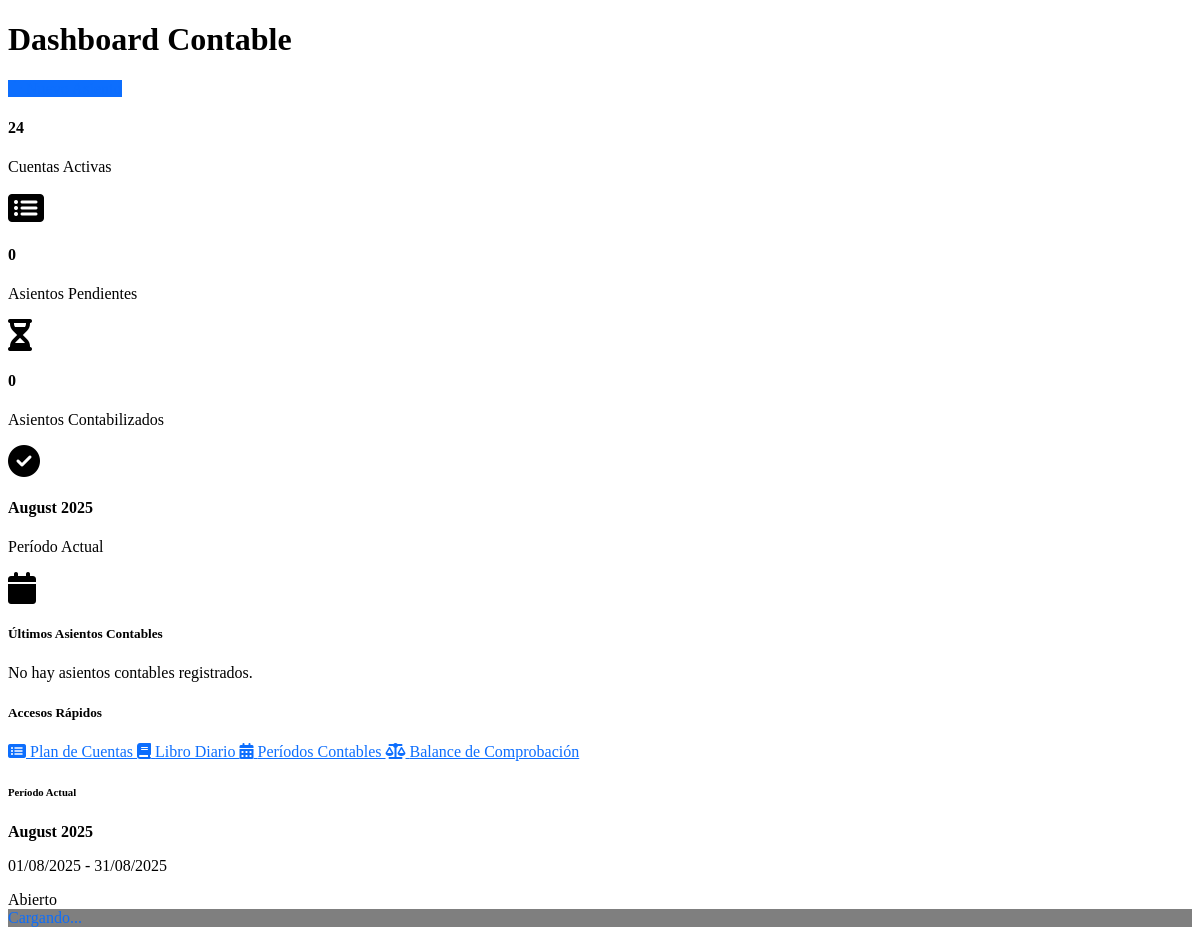
The app's page /accounting/ with its own data.
### models.py (models this page shows)
class AccountingPeriod(db.Model):
    __tablename__ = 'accounting_periods'
    id = db.Column(db.Integer, primary_key=True)
    name = db.Column(db.String(100), nullable=False)  # Ej: "Enero 2024"
    year = db.Column(db.Integer, nullable=False)
    month = db.Column(db.Integer, nullable=False)
    start_date = db.Column(db.Date, nullable=False)
    end_date = db.Column(db.Date, nullable=False)
    is_closed = db.Column(db.Boolean, default=False)
    closed_date = db.Column(db.DateTime)
    closed_by = db.Column(db.Integer, db.ForeignKey('users.id'))
    created_at = db.Column(db.DateTime, default=datetime.utcnow)
    closer = db.relationship('User', backref='closed_periods')
    __table_args__ = (
        db.UniqueConstraint('year', 'month'),
    )

### routes/accounting.py (the view)
@accounting_bp.route('/')
def dashboard():
    current_date = datetime.now()
    current_period = AccountingPeriod.query.filter(
        and_(
            AccountingPeriod.year == current_date.year,
            AccountingPeriod.month == current_date.month
        )
    ).first()
    stats = {
        'total_accounts': ChartOfAccounts.query.filter_by(is_active=True).count(),
        'current_period': current_period.name if current_period else 'Sin período',
        'pending_entries': JournalEntry.query.filter_by(status='DRAFT').count(),
        'posted_entries': JournalEntry.query.filter_by(status='POSTED').count()
    }
    recent_entries = JournalEntry.query.order_by(desc(JournalEntry.created_at)).limit(5).all()
    return render_template('accounting/dashboard.html',
                         stats=stats,
                         recent_entries=recent_entries,
                         current_period=current_period)

### templates/accounting/dashboard.html (shortened to what this page needs)
{% extends "base.html" %}
{% block content %}
<div class="d-flex justify-content-between flex-wrap flex-md-nowrap align-items-center pt-3 pb-2 mb-3 border-bottom">
    <h1 class="h2">Dashboard Contable</h1>
    <div class="btn-toolbar mb-2 mb-md-0">
        <div class="btn-group me-2">
            <a href="{{ url_for('accounting.add_journal_entry') }}" class="btn btn-primary">
                <i class="fas fa-plus"></i> Nuevo Asiento
            </a>
        </div>
    </div>
</div>
<div class="row mb-4">
    <div class="col-md-3">
        <div class="card text-white bg-primary">
            <div class="card-body">
                <div class="d-flex justify-content-between">
                    <div>
                        <h4>{{ stats.total_accounts }}</h4>
                        <p class="card-text">Cuentas Activas</p>
                    </div>
                    <div class="align-self-center">
                        <i class="fas fa-list-alt fa-2x"></i>
                    </div>
                </div>
            </div>
        </div>
    </div>
    <div class="col-md-3">
        <div class="card text-white bg-info">
            <div class="card-body">
                <div class="d-flex justify-content-between">
                    <div>
                        <h4>{{ stats.pending_entries }}</h4>
                        <p class="card-text">Asientos Pendientes</p>
                    </div>
                    <div class="align-self-center">
                        <i class="fas fa-hourglass-half fa-2x"></i>
                    </div>
                </div>
            </div>
        </div>
    </div>
    <div class="col-md-3">
        <div class="card text-white bg-success">
            <div class="card-body">
                <div class="d-flex justify-content-between">
                    <div>
                        <h4>{{ stats.posted_entries }}</h4>
                        <p class="card-text">Asientos Contabilizados</p>
                    </div>
                    <div class="align-self-center">
                        <i class="fas fa-check-circle fa-2x"></i>
                    </div>
                </div>
            </div>
        </div>
    </div>
    <div class="col-md-3">
        <div class="card text-white bg-warning">
            <div class="card-body">
                <div class="d-flex justify-content-between">
                    <div>
                        <h4>{{ stats.current_period }}</h4>
                        <p class="card-text">Período Actual</p>
                    </div>
                    <div class="align-self-center">
                        <i class="fas fa-calendar fa-2x"></i>
                    </div>
                </div>
            </div>
        </div>
    </div>
</div>
<div class="row">
    <div class="col-md-8">
        <div class="card">
            <div class="card-header">
                <h5>Últimos Asientos Contables</h5>
            </div>
            <div class="card-body">
                {% if recent_entries %}
                <div class="table-responsive">
                    <table class="table table-striped">
                        <thead>
                            <tr>
                                <th>Número</th>
                                <th>Fecha</th>
                                <th>Descripción</th>
                                <th>Total</th>
                                <th>Estado</th>
                            </tr>
                        </thead>
                        <tbody>
                            {% for entry in recent_entries %}
                            <tr>
                                <td>{{ entry.entry_number }}</td>
                                <td>{{ entry.entry_date.strftime('%d/%m/%Y') }}</td>
                                <td>{{ entry.description[:50] }}...</td>
                                <td>${{ '{:,.2f}'.format(entry.total_debit) }}</td>
                                <td>
                                    {% if entry.status == 'DRAFT' %}
                                    <span class="badge bg-warning">Borrador</span>
                                    {% elif entry.status == 'POSTED' %}
                                    <span class="badge bg-success">Contabilizado</span>
                                    {% endif %}
                                </td>
                            </tr>
                            {% endfor %}
                        </tbody>
                    </table>
                </div>
                {% else %}
                <p class="text-muted">No hay asientos contables registrados.</p>
                {% endif %}
            </div>
        </div>
    </div>
    <div class="col-md-4">
        <div class="card">
            <div class="card-header">
                <h5>Accesos Rápidos</h5>
            </div>
            <div class="card-body">
                <div class="d-grid gap-2">
                    <a href="{{ url_for('accounting.chart_of_accounts') }}" class="btn btn-outline-primary">
                        <i class="fas fa-list-alt"></i> Plan de Cuentas
                    </a>
                    <a href="{{ url_for('accounting.journal_entries') }}" class="btn btn-outline-secondary">
                        <i class="fas fa-book"></i> Libro Diario
                    </a>
                    <a href="{{ url_for('accounting.periods') }}" class="btn btn-outline-info">
                        <i class="fas fa-calendar-alt"></i> Períodos Contables
                    </a>
                    <a href="{{ url_for('accounting.trial_balance') }}" class="btn btn-outline-success">
                        <i class="fas fa-balance-scale"></i> Balance de Comprobación
                    </a>
                </div>
            </div>
        </div>
        {% if current_period %}
        <div class="card mt-3">
            <div class="card-header">
                <h6>Período Actual</h6>
            </div>
            <div class="card-body">
                <p><strong>{{ current_period.name }}</strong></p>
                <p class="small text-muted">
                    {{ current_period.start_date.strftime('%d/%m/%Y') }} -
                    {{ current_period.end_date.strftime('%d/%m/%Y') }}
                </p>
                {% if current_period.is_closed %}
                <span class="badge bg-danger">Cerrado</span>
                {% else %}
                <span class="badge bg-success">Abierto</span>
                {% endif %}
            </div>
        </div>
        {% endif %}
    </div>
</div>
{% endblock %}

### static/css/themes.css (style rules this page uses)
:root { --theme-primary: #0d6efd; --theme-primary-rgb: 13, 110, 253; --theme-secondary: #6c757d; --theme-success: #198754; --theme-info: #0dcaf0; --theme-warning: #ffc107; --theme-danger: #dc3545; }
.theme-blue { --theme-primary: #0d6efd; --theme-primary-rgb: 13, 110, 253; --theme-primary-dark: #0b5ed7; --theme-primary-light: #6ea8fe; }
.theme-blue .btn-primary, .theme-green .btn-primary, .theme-purple .btn-primary, .theme-orange .btn-primary { background-color: var(--theme-primary); border-color: var(--theme-primary); }
.theme-blue .btn-outline-primary, .theme-green .btn-outline-primary, .theme-purple .btn-outline-primary, .theme-orange .btn-outline-primary { color: var(--theme-primary); border-color: var(--theme-primary); }
.theme-blue a, .theme-green a, .theme-purple a, .theme-orange a { color: var(--theme-primary); }
.theme-blue, .theme-green, .theme-purple, .theme-orange { transition: all 0.3s ease; }
.theme-blue *, .theme-green *, .theme-purple *, .theme-orange * { transition: color 0.3s ease, background-color 0.3s ease, border-color 0.3s ease; }
[data-bs-theme="dark"] .theme-blue, [data-bs-theme="dark"] .theme-green, [data-bs-theme="dark"] .theme-purple, [data-bs-theme="dark"] .theme-orange { --theme-primary-light: var(--theme-primary); }

### records on screen
AccountingPeriod: current_period "August 2025", name "August 2025", start_date "01/08/2025", end_date "31/08/2025"

### other values on screen
{{ stats.total_accounts }} "24"
{{ stats.pending_entries }} "0"
{{ stats.posted_entries }} "0"
